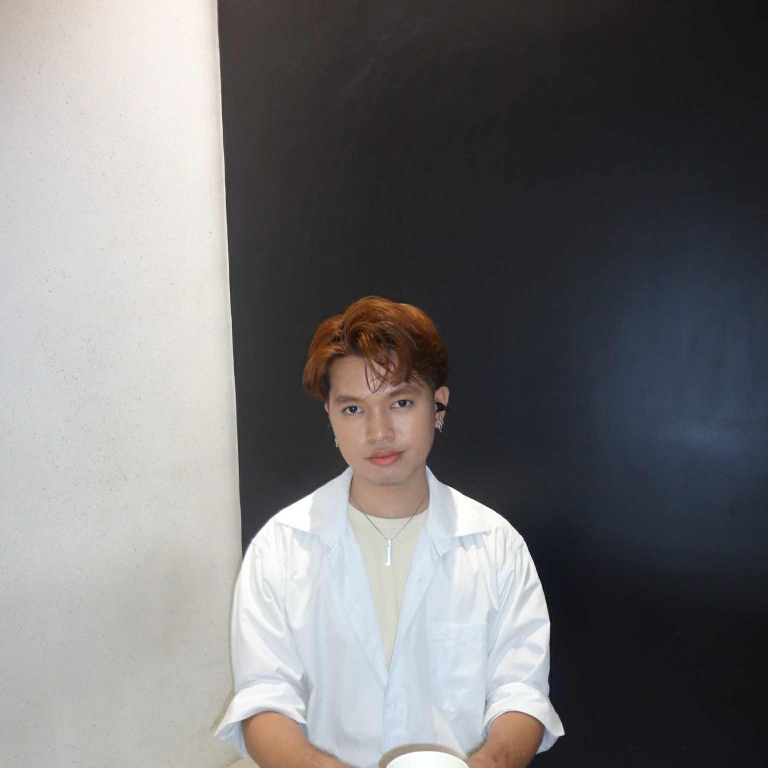
#> input picture lectures/lesson5/d0277596-4b93-4d74-9afa-7ee5000e169f.jpg, 1536 x 1536 px (shown at 1/2 size)
$ jupyter execute lesson5.ipynb   (shell and % lines are left out)
#> lines starting #> are read from the running program, lines starting #| are printed output that depends on the picture
# Lecture 5 - Applications of Deep Learning

Deep learning has revolutionized multitude of tasks, transforming industries through its unparalleled ability to process and understand complex data. From computer vision tasks such as image and video analysis to natural language processing (NLP), time series analysis, and recommendation systems, deep learning models have redefined what is possible in AI-driven applications. By leveraging deep neural networks with multiple layers of abstraction, these systems can autonomously learn patterns and features from vast datasets, enabling unprecedented levels of accuracy and efficiency in tasks that traditionally required human intervention. This transformative technology has not only optimized processes in fields like healthcare, finance, and retail but has also paved the way for new innovations in personalized services, predictive analytics, and interactive user experiences. As a result, deep learning stands at the forefront of AI advancements, continually expanding its reach and capabilities across diverse domains, driven by its capacity to handle and interpret a wide array of data types with remarkable precision.

### Group Activity

**Instruction:** Look for an advanced deep learning architecture or framework (e.g., LSTM, Transformers, Autoencoders, GANs, etc.) and study how it is implemented and applied in real-world problems. Your group will prepare a presentation explaining the chosen architecture/framework and a mini case study highlighting its application in a specific field. Follow the LNCS format for the mini case study.

#### Deliverables:

1. A group presentation on the selected advanced deep learning architecture/framework and how it works.
2. A mini case study report (LNCS format) about the application of the chosen deep learning approach in a particular domain.

#### Case Study Content Outline:

1. **Introduction** (Contextual background and introduction of the field.)
2. **Application of the Chosen DL Architecture** (How is the architecture/framework applied in the selected field?)
3. **Impact and Benefits** (What advancements, improvements, or disruptions did this DL approach bring?)
4. **Conclusion**

### Deep Learning in Computer Vision

Deep learning has become a powerful technique for advancing computer vision capabilities. Deep learning algorithms, particularly convolutional neural networks (CNNs), excel at extracting relevant features from visual data and building complex predictive models (Geniusee, 2022).

Deep learning is used extensively in various computer vision tasks. For object detection, deep learning models like YOLO and Faster R-CNN can simultaneously locate and classify multiple objects in an image (TechTarget, 2023). Semantic segmentation models based on fully convolutional networks (FCNs) and U-Nets can precisely delineate the boundaries of objects, enabling detailed scene understanding (Run.AI, 2023). Deep learning also enables effective image classification, localization, pose estimation, image style transfer, colorization, reconstruction, and synthesis (Sciencedirect, 2021).

The key advantage of deep learning for computer vision is its ability to automatically learn hierarchical visual features from large datasets, without the need for manual feature engineering (IBM, 2023). Deep neural networks can discover low-level features like edges and textures, and progressively build up to higher-level semantic concepts. This end-to-end learning approach has led to significant performance improvements across a wide range of computer vision applications.

In this section, we will introduce the Convolutional Neural Network, also known as CNN or ConvNets, as a better way for dealing with image classification, detection, segmentation, computer vision, and other tasks involving image datasets. We will also learn the image data and its composition.

### Image Data

It is first important to define the input shape of an image, which will be (input channels, image height, image width). Let's say given an image of 14 x 14 pixels = 196 features like this. Each data point is an array of numbers describing how dark each pixel is, where value range from 0 to 255. These values can be normalized ranging from 0 to 1.

[cell 1]
import cv2
import numpy as np
import matplotlib.pyplot as plt
from PIL import Image

[cell 2]
plt.imshow(np.random.randint(0,256, (250,250, 3)))
plt.show()
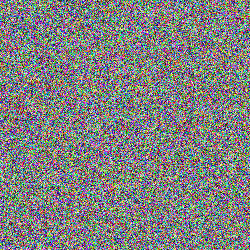
#> shown: shape (250, 250, 3); mean R, G, B 127.6, 128.1, 127.7

[cell 3]
# reading an image file using matplotlib
hagrid = plt.imread('./d0277596-4b93-4d74-9afa-7ee5000e169f.jpg')
#> hagrid is the input picture: shape (1536, 1536, 3); mean R, G, B 116.8, 115.8, 116.9

[cell 4]
# accessing the first line from the top of the image
# this image have three channels (r, g, b)
print(hagrid[0, :, :])
#> (printed output is left out)
print(hagrid[0, :, :].shape)
#| (1536, 3)

Images are actually just n-dimensional arrays.

There are multiple ways of displaying an image in python, one of which is by using the`matplotlib.pyplot.imshow()` function.

[cell 5]
plt.imshow(hagrid)
plt.show()

[cell 6]
# accessing the height, width and the channel component of an image
h, w, c = hagrid.shape
#> h = 1536; w = 1536; c = 3

print(f"height: {h}, width: {w}, channel: {c}")
#| height: 1536, width: 1536, channel: 3

An image data consists of the width and height of an image by pixel unit, another value that can be seen is the color channel of an image.

In the context of images, a "channel" refers to a specific component of the image's color information. Images are often composed of multiple channels, each representing different aspects of the image's appearance or color. The most common image channel representations are:

- Grayscale (1-channel)
- RGB: Red-Green-Blue (3-channel)
- CMYK: Cyan-Magenta-Yellow-Key (4-channel)
- HSV: Hue-Saturation-Value (3-channel)
- RGBA: Red-Green-Blue-Alpha (4-channel)

[cell 7]
# reading image file using opencv
# pip install opencv-python

plt.imshow(cv2.imread("./d0277596-4b93-4d74-9afa-7ee5000e169f.jpg"));
plt.show()
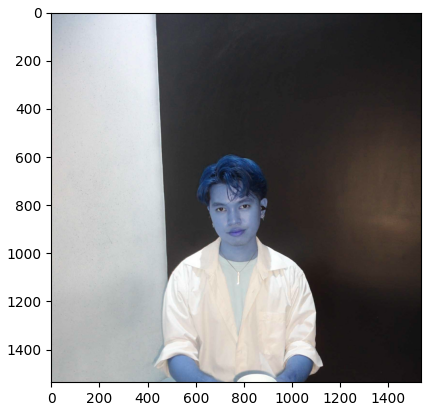
#> figure drawn by matplotlib, 1 panel; B, G, R data is drawn as R, G, B

`NOTE:`

- `matplotlib` resulting image follows an RGB format.
- `open-cv` resulting image follows BGR format.
- When using `open-cv`, you can use its built-in `cvtColor()` class to convert the color of an image.

[cell 8]
# cv2 image converted from BGR to RGB

img = cv2.imread('.\d0277596-4b93-4d74-9afa-7ee5000e169f.jpg')
rgb_img = cv2.cvtColor(img, cv2.COLOR_BGR2RGB)

[cell 9]
plt.imshow(rgb_img)
plt.show()

`QUESTION:`
How many color channels does this Dolores Umbridge image have?

[cell 10]
dolores = plt.imread('./dolores.jpg')
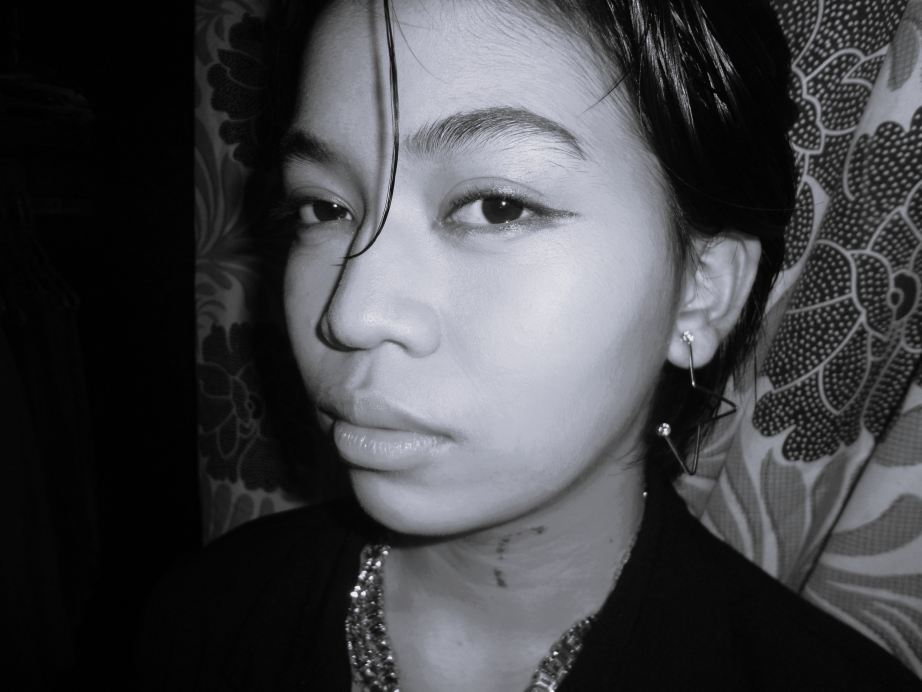
#> input picture lectures/lesson5/dolores.jpg, 4608 x 3456 px (shown at 1/5 size)
#> dolores is the input picture: shape (3456, 4608, 3); mean R, G, B 68.1, 68.6, 71.8
plt.imshow(dolores, cmap='BuPu_r')
plt.show()

[cell 11]
print(dolores.shape)
#| (3456, 4608, 3)

`NOTE:` An image that appears to be black and white or grayscale with literal hues of gray, white, and black color typically has three channels due to the way color images are represented in digital form.

[cell 12]
for channel, color in zip(range(3), ['Red', 'Green', 'Blue']):
    plt.imshow(dolores[:, :, channel])
    plt.title(f"{color} Channel")
    plt.show()
#> this loop made 3 passes
#> pass 1, `plt.show()`:
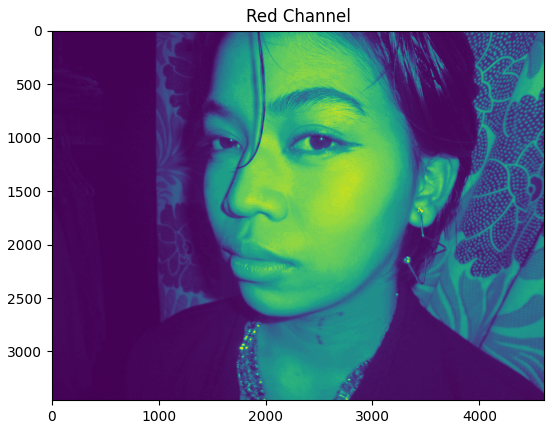
#> figure drawn by matplotlib, 1 panel

Interestingly, images in literal grayscale have the same values for all its channel.

[cell 13]
for channel, color in zip(range(3), ['Red', 'Green', 'Blue']):
    plt.imshow(hagrid[:, :, channel])
    plt.title(f"{color} Channel")
    plt.show()
#> this loop made 3 passes
#> pass 1, `plt.show()`:
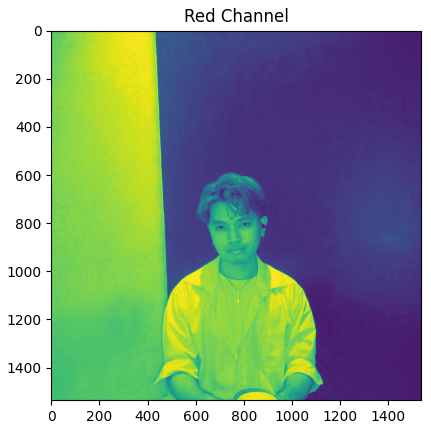
#> figure drawn by matplotlib, 1 panel
#> pass 2, `plt.show()`:
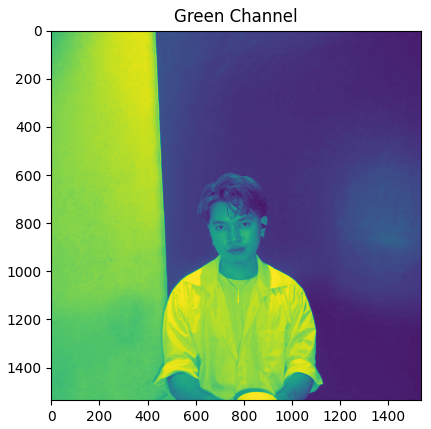
#> figure drawn by matplotlib, 1 panel

**Reshaping image data is just like reshaping an array or a matrix.**

- Resize can increase or decrease the size of the image. For example, you can resize image from 100x100 to 20x20. Reshape changes the shape of the image without changing the total size. For example, you can reshape image from 100x100 to 10x1000 or to 1x100x100.

Answered by Andrey Lukyanenko (Stack Overflow)

[cell 14]
# stretchy Hagrid!
plt.imshow(cv2.resize(hagrid, (200, 200)))
plt.show()
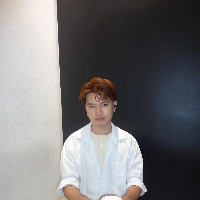
#> shown: shape (200, 200, 3); mean R, G, B 116.7, 115.7, 116.9
